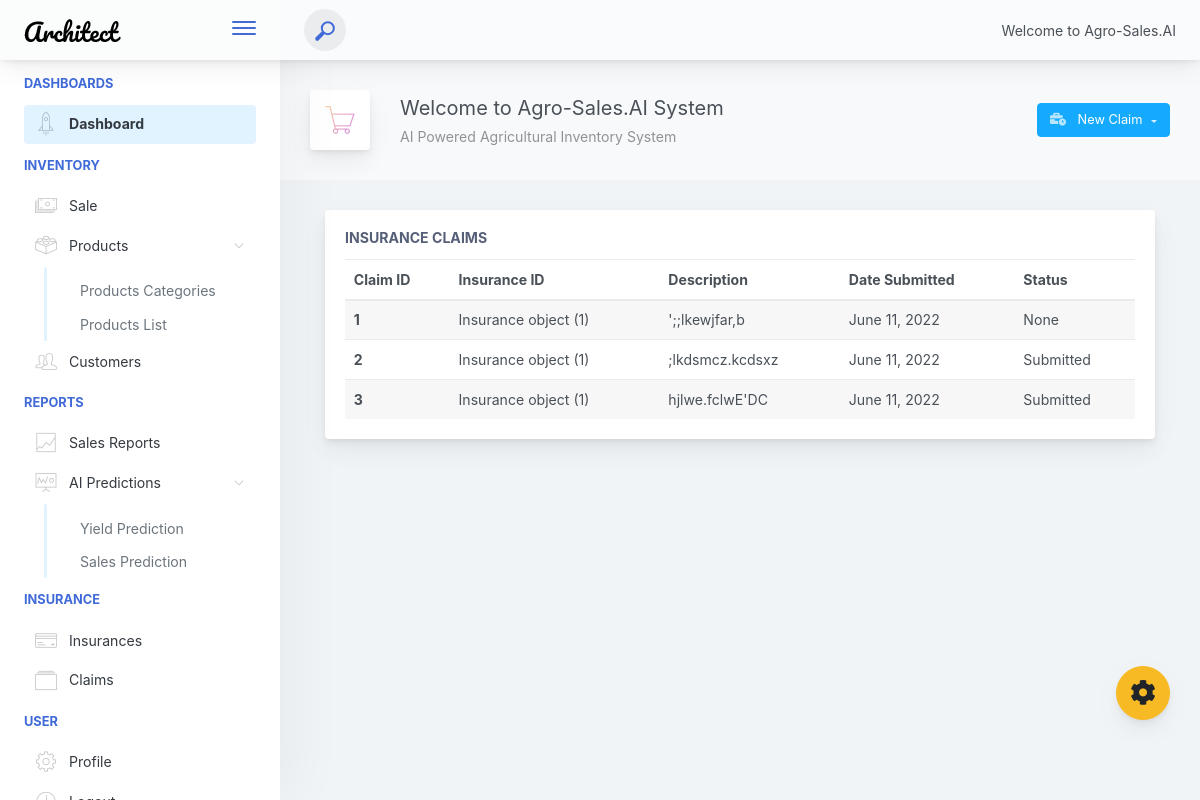
/change, run on an earlier commit of the app's database.
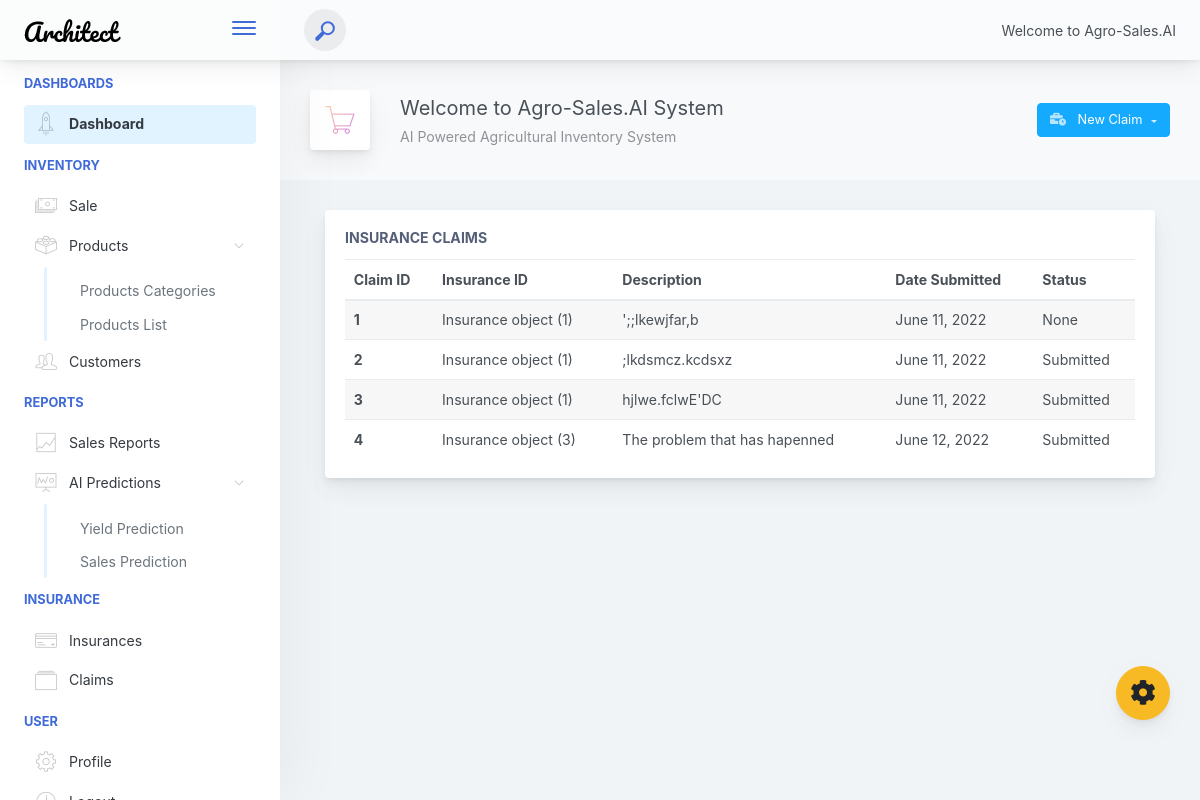
And on a later commit of the database.
### app/models.py (models this page shows, shortened)
class Claim(models.Model):
    claim_on = models.ForeignKey('Insurance', null=True, on_delete=SET_NULL)
    description = models.TextField(max_length= 2000)
    date_submitted = DateField(auto_now_add=True)
    STAT = (
        ('Submitted', 'Submitted'),
        ('Processing', 'Processing'),
        ('Granted', 'Granted')
    )
    status = models.CharField(default='Submitted', max_length=200, null=True, choices=STAT)

class Insurance(models.Model):
    CATEGORY = (
			('Transport', 'Transport'),
			('Farming', 'Farming'),
			('Storage', 'Storage'),
			)
    type = models.CharField(max_length=200, null=True, choices=CATEGORY)
    crop = models.ForeignKey('Product', null=True, on_delete=models.SET_NULL)
    predicted_harvest_quantity_in_tonnes = models.FloatField()
    coverage_period_from = DateField()
    coverage_period_to = DateField()
    date_submitted = DateField(auto_now_add=True)
    STAT = (
        ('Submitted', 'Submitted'),
        ('Processing', 'Processing'),
        ('Insured', 'Insured')
    )
    status = models.CharField(default='Submitted', max_length=200, null=True, choices=STAT)

### app/views.py (the view)
# urls.py: path('change', views.change, name='change'),
def change(request):
    claim = Claim.objects.all()
    pagination = Paginator(claim, 10)
    page_num = request.GET.get('page')
    pag_obj = pagination.get_page(page_num)
    context = {'claim': claim, 'pag_obj': pag_obj}
    return render(request, 'change.html', context)

### app/templates/change.html
{% extends 'header.html' %}
{% block content %}
{% include 'sidebar.html' %}
<div class="app-main__outer">
    <div class="app-main__inner">
        <div class="app-page-title">
            <div class="page-title-wrapper">
                <div class="page-title-heading">
                    <div class="page-title-icon">
                        <i class="pe-7s-cart icon-gradient bg-mean-fruit">
                        </i>
                    </div>
                    <div>Welcome to Agro-Sales.AI System
                        <div class="page-title-subheading">AI Powered Agricultural Inventory System
                        </div>
                    </div>
                </div>
                <div class="page-title-actions">
                    <a href="{% url 'add_claim' %}">
                    <button type="button" aria-haspopup="true" aria-expanded="false"
                        class="btn-shadow dropdown-toggle btn btn-info">
                        <span class="btn-icon-wrapper pr-2 opacity-7">
                            <i class="fa fa-business-time fa-w-20"></i>
                        </span>
                        New Claim
                    </button></a>
                </div>
            </div>
        </div>
        <div class="col-lg-12">
            <div class="main-card mb-3 card">
                <div class="card-body">
                    <h5 class="card-title">Insurance Claims</h5>
                    <table style="width:100%;" class="mb-0 table table-striped">
                        <thead>
                            <tr>
                                <th>Claim ID</th>
                                <th>Insurance ID</th>
                                <th>Description</th>
                                <th>Date Submitted</th>
                                <th>Status</th>
                            </tr>
                        </thead>
                        <tbody>
                            {% for c in claim %}
                            <tr>
                                <th scope="row">{{c.id}}</th>
                                <td>{{c.claim_on}}</td>
                                <td>{{c.description}}</td>
                                <td>{{c.date_submitted}}</td>
                                <td>{{c.status}}</td>
                            </tr>
                            {% endfor %}
                        </tbody>
                    </table>
                </div>
            </div>
        </div>
    </div>
</div>
{% endblock content %}

What changed in the data, as far as the page shows it:
added Claim: id "4", claim_on "Insurance object (3)", description "The problem that has hapenned", date_submitted "June 12, 2022", status "Submitted"
